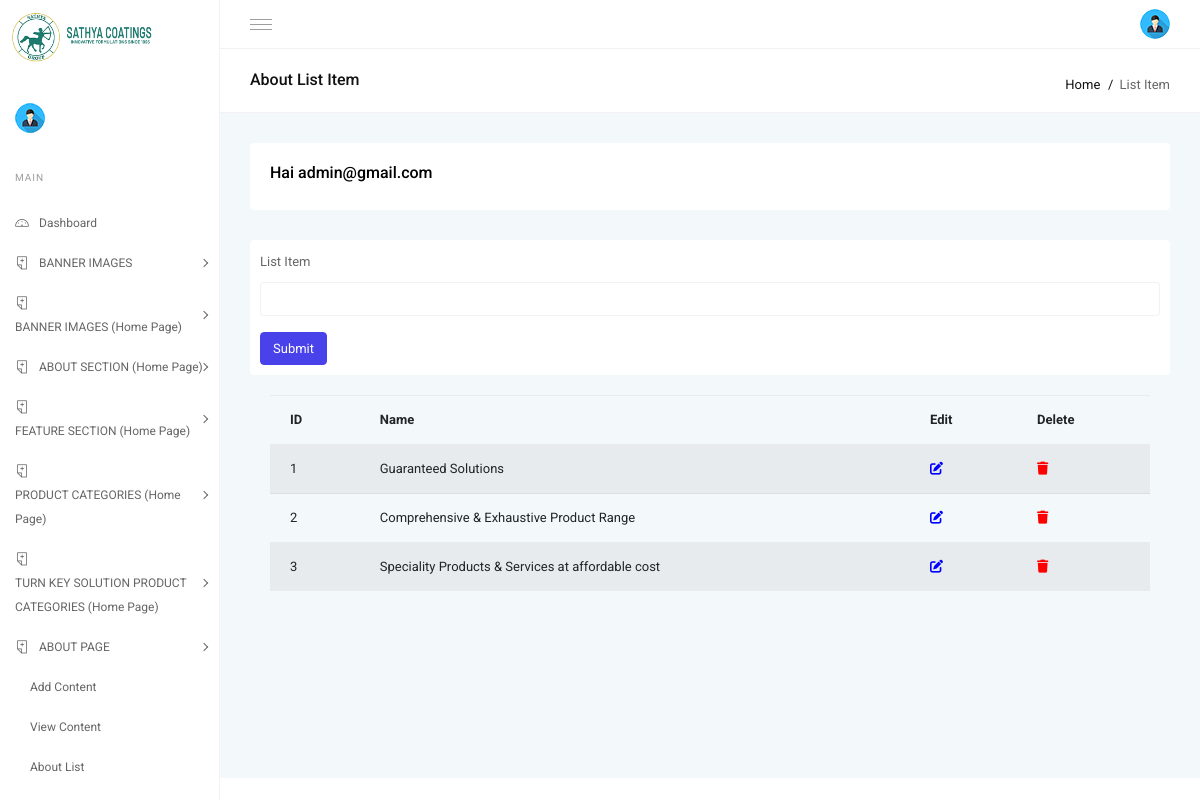
The app's page /sathyadb/list2.php (signed in) with its own data.
### tables this page shows
CREATE TABLE `about_pagelsit` (
  `list_id` int(10) NOT NULL,
  `name` text NOT NULL
);

### sathyadb/list2.php (the view, shortened to what this page needs)
<?php include("header.php"); ?>
<?php
include("config.php");
$name = '';
?>
<div class="page-title-area">
    <div class="row align-items-center">
        <div class="col-sm-12 col-lg-12 col-md-12 col-12">
            <div class="breadcrumbs-area clearfix">
                <h2 class="page-title float-left">About List Item</h2>
                <ul class="breadcrumbs float-right">
                    <li><a href="index.php">Home</a></li>
                    <li><span>List Item</span></li>
                </ul>
            </div>
        </div>
    </div>
</div>
<div class="body-content">
    <div class="row">
        <div class="col-lg-12">
            <div class="card m-b-30">
                <div class="card-body">
                    <?php
                     echo '<h3 class="f-s-16">Hai '.$_SESSION['email_admin'].'</h3>';
                    ?>
                </div>
            </div>
        </div>
    </div>
    <div class="row">
        <div class="col-lg-12">
            <div class="card">
                <form action="" method="POST" style="padding:10px;" class="needs-validation" novalidate>
                    <div class="mb-3">
                        <label for="name" class="form-label">List Item</label>
                        <input type="text" name="name" class="form-control" value="<?php echo $name; ?>"
                            autocomplete="off" required>
                    </div>
                    <button type="submit" name="submit" class="btn btn-primary">Submit</button>
                </form>
            </div>
            <div class="card-body">
                <div class="table-responsive">
                    <table class="datatable table table-striped">
                        <thead>
                            <tr>
                                <th>ID</th>
                                <th>Name</th>
                                <th>Edit</th>
                                <th>Delete</th>
                            </tr>
                        </thead>
                        <tbody>
                            <?php
                $result = $conn->query("SELECT * FROM about_pagelsit");
                $i=0;
                while ($row = $result->fetch_assoc()) {
                    $i++;
                    echo "<tr>";
                    echo "<td>$i</td>";
                    echo "<td>{$row['name']}</td>";
                    echo "<td><a href='?id={$row['list_id']}'><i class='fa fa-edit' style='color:blue'></i> </a></td>";
                    echo "<td><a href='?id={$row['list_id']}&action=delete'><i class='fa fa-trash' style='color:red'></i></a></td>";
                    echo "</tr>";
                }
                ?>
                        </tbody>
                    </table>
                </div>
            </div>
        </div>
    </div>
</div>
<?php
include("footer.php");
?>

### records on screen
about_pagelsit: name "Guaranteed Solutions"
about_pagelsit: name "Comprehensive & Exhaustive Product Range"
about_pagelsit: name "Speciality Products & Services at affordable cost"

### other values on screen
$_SESSION['email_admin'] "admin@gmail.com"
